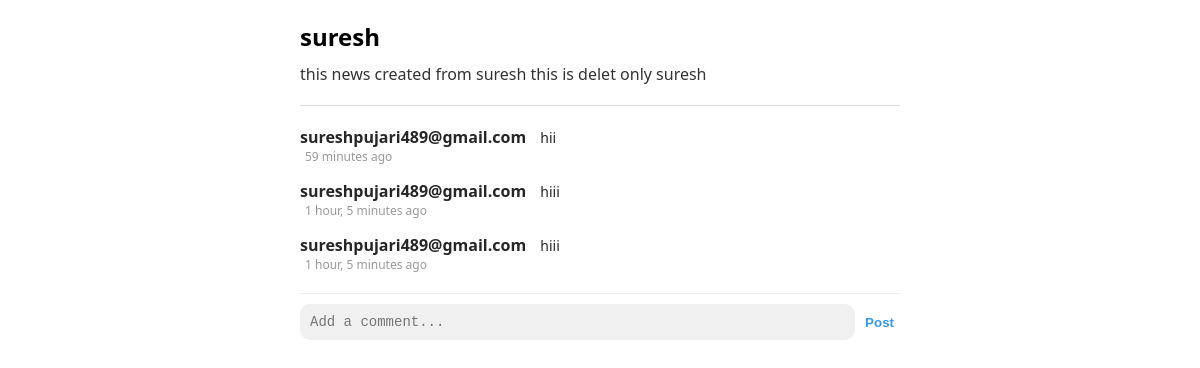
Screenshot of /news/news/5/ (signed in) with the database file from the repository.
### news/models.py (models this page shows, shortened)
class News(models.Model):
    title = models.CharField(max_length=255)
    content = models.TextField()
    author = models.ForeignKey(User, on_delete=models.CASCADE, related_name='news_articles')
    published_date = models.DateTimeField(auto_now_add=True)

class Comment(models.Model):
    news = models.ForeignKey(News, on_delete=models.CASCADE, related_name='comments')
    user = models.ForeignKey(User, on_delete=models.CASCADE, related_name='comments')
    content = models.TextField()
    created_at = models.DateTimeField(auto_now_add=True)

### news/views.py (the view, shortened to what this page needs)
# urls.py: path('news/<int:pk>/', NewsDetailView.as_view(), name='news_detail'),
class NewsDetailView(LoginRequiredMixin, DetailView):
    model = News
    template_name = "news/news_detail.html"
    context_object_name = "news"
    def get_context_data(self, **kwargs):
        context = super().get_context_data(**kwargs)
        context["comments"] = self.object.comments.all().order_by('-created_at')
        return context

### templates/news/news_detail.html (shortened to what this page needs)
<!DOCTYPE html>
<html>
<head>
</head>
<body>
<div class="news-container">
    <div class="news-title">{{ news.title }}</div>
    <div class="news-content">{{ news.content }}</div>
</div>
<div class="comments-section">
    {% for comment in comments %}
        <div class="comment">
            <div>
                <span class="comment-user">{{ comment.user.username }}</span>
                <span class="comment-content">{{ comment.content }}</span>
                <div class="comment-time">{{ comment.created_at|timesince }} ago</div>
            </div>
        </div>
    {% empty %}
        <p style="color: #888;">No comments yet.</p>
    {% endfor %}
    <form method="post" class="comment-form">
        <textarea name="content" rows="1" placeholder="Add a comment..." required></textarea>
        <button type="submit">Post</button>
    </form>
</div>
</body>
</html>

### templates/news/news_detail.html (style rules this page uses)
body { font-family: 'Segoe UI', Tahoma, Geneva, Verdana, sans-serif; background-color: #fff; margin: 0; padding: 20px; max-width: 600px; margin: auto; }
.news-container { padding-bottom: 20px; border-bottom: 1px solid #ddd; }
.news-title { font-size: 24px; font-weight: 600; margin-bottom: 10px; }
.news-content { font-size: 16px; color: #333; }
.comments-section { margin-top: 20px; }
.comment { display: flex; align-items: flex-start; margin-bottom: 15px; }
.comment-user { font-weight: 600; margin-right: 10px; color: #262626; }
.comment-content { font-size: 14px; color: #262626; line-height: 1.4; }
.comment-time { font-size: 12px; color: #999; margin-left: 5px; }
.comment-form { display: flex; border-top: 1px solid #eee; padding-top: 10px; margin-top: 20px; }
.comment-form textarea { flex-grow: 1; border: none; font-size: 14px; padding: 10px; resize: none; border-radius: 10px; background-color: #f0f0f0; }
.comment-form button { background: none; border: none; color: #3897f0; font-weight: bold; cursor: pointer; padding-left: 10px; }

### rows the page displays
News: title "suresh", content "this news created from suresh this is delet only suresh"
Comment: user.username "sureshpujari489@gmail.com", content "hii", created_at "59 minutes"
Comment: user.username "sureshpujari489@gmail.com", content "hiii", created_at "1 hour, 5 minutes"
Comment: user.username "sureshpujari489@gmail.com", content "hiii", created_at "1 hour, 5 minutes"
